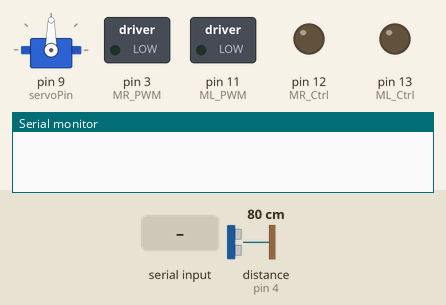
The sketch below on a simulated Arduino Uno, built with avr-gcc and run on an emulated ATmega328P. On the bench: servo, switched loads named in the sketch (green lamp = pin HIGH), output pins drawn as LEDs (lit = HIGH), the last lines printed to the serial monitor. Wiring (inferred from the names in the program): servo: signal pin 9. Inputs (shaded band) come from the test bench; at power-on: distance to the obstacle (sensor on pin 4) 80 cm. The echo pulse lasts 58.3 µs per cm; random numbers use the default seed unless the sketch sets one; servo pulses on a pin are drawn as a servo (544–2400 µs = 0–180°); pins used as bus, display or sensor lines are not drawn.

Above: at 1.7 s.
1.8 s: "M\n" received over Serial
At 2.9 s:
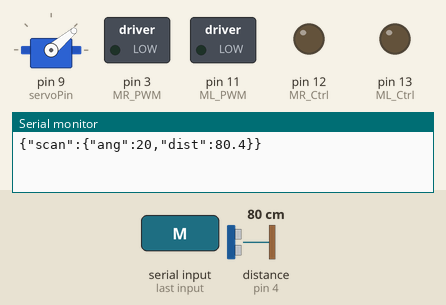
4.8 s: byte 83 ('S') received over Serial
6.8 s: "F\n" received over Serial
At 7.1 s:
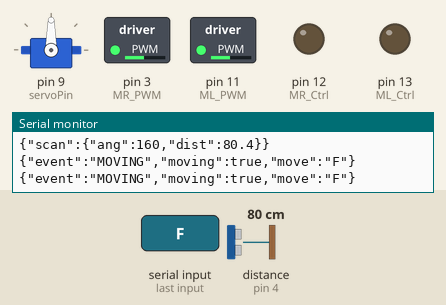
8.3 s: byte 50 ('2') received over Serial
At 9.5 s:
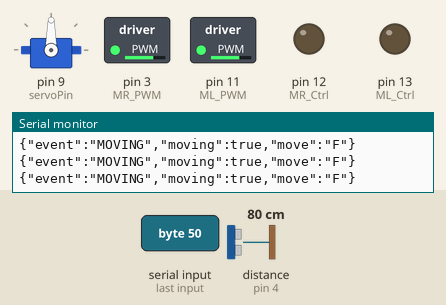
9.8 s: byte 51 ('3') received over Serial
At 10.7 s:
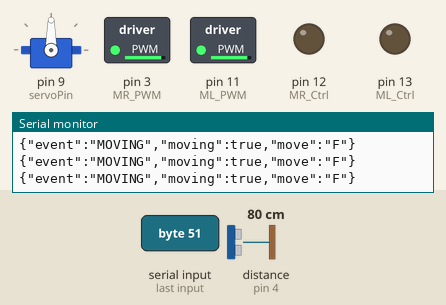
11.3 s: "B\n" received over Serial
At 11.8 s:
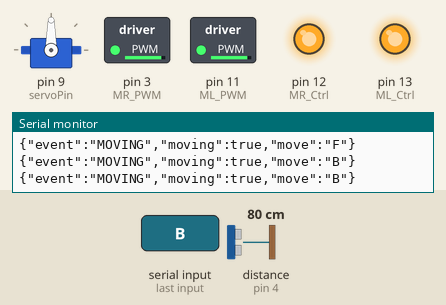
Timing chart, 0 to 13.8 s (numbered marks = the images above; inputs shaded):
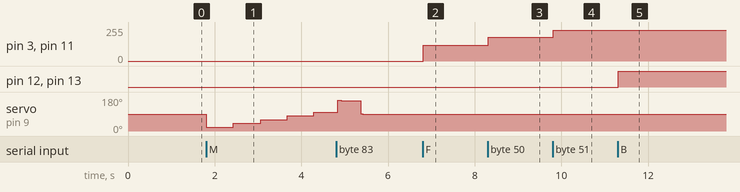

The sketch:

PanchitoTank.ino
```cpp
// ============================================================
// Panchito Explorer - Keyestudio Mini Tank Robot V2.0
// Bluetooth + velocidad + aviso de pared + bateria opcional
//
// Comandos desde la app:
//   F = adelante
//   B = atras
//   L = izquierda
//   R = derecha
//   S = stop
//   1 / V1 = velocidad baja
//   2 / V2 = velocidad media
//   3 / V3 = velocidad alta
//   Y = seguidor ultrasonico
//   A = modo automatico / evasion de obstaculos
//   U = evasion de obstaculos
//   X = seguidor de luz
//   M = escaneo de muros
// ============================================================

#define SCL_Pin A5
#define SDA_Pin A4
#define ML_Ctrl 13
#define ML_PWM  11
#define MR_Ctrl 12
#define MR_PWM   3
#define Trig     5
#define Echo     4
#define servoPin 9
#define light_L_Pin A1
#define light_R_Pin A2

// Para bateria real necesitas divisor resistivo hacia A3.
// Si no lo tienes conectado, deja ENABLE_BATTERY_READ en 0.
#define BATTERY_PIN A3
#define ENABLE_BATTERY_READ 0

const int OBSTACLE_STOP_CM = 20;
const int SPEED_LOW = 120;
const int SPEED_MED = 180;
const int SPEED_HIGH = 230;

// Ajusta estos valores si instalas medicion de bateria.
// Para 2 baterias 18650: 6.4V bajo, 8.4V lleno.
const float BATTERY_MIN_V = 6.4;
const float BATTERY_MAX_V = 8.4;
const float BATTERY_DIVIDER_RATIO = 2.0;

unsigned char start01[] = {0x01,0x02,0x04,0x08,0x10,0x20,0x40,0x80,0x80,0x40,0x20,0x10,0x08,0x04,0x02,0x01};
unsigned char front[]   = {0x00,0x00,0x00,0x00,0x00,0x24,0x12,0x09,0x12,0x24,0x00,0x00,0x00,0x00,0x00,0x00};
unsigned char back[]    = {0x00,0x00,0x00,0x00,0x00,0x24,0x48,0x90,0x48,0x24,0x00,0x00,0x00,0x00,0x00,0x00};
unsigned char left[]    = {0x00,0x00,0x00,0x00,0x00,0x00,0x44,0x28,0x10,0x44,0x28,0x10,0x44,0x28,0x10,0x00};
unsigned char right[]   = {0x00,0x10,0x28,0x44,0x10,0x28,0x44,0x10,0x28,0x44,0x00,0x00,0x00,0x00,0x00,0x00};
unsigned char STOP01[]  = {0x2E,0x2A,0x3A,0x00,0x02,0x3E,0x02,0x00,0x3E,0x22,0x3E,0x00,0x3E,0x0A,0x0E,0x00};
unsigned char clear[]   = {0x00,0x00,0x00,0x00,0x00,0x00,0x00,0x00,0x00,0x00,0x00,0x00,0x00,0x00,0x00,0x00};

char bluetooth_val = 'S';
int velocidadPWM = SPEED_LOW;
int pulsewidth;
int flag = 0;
int left_light = 0;
int right_light = 0;
unsigned long lastTelemetryMs = 0;
unsigned long lastMotionReportMs = 0;
char lastReportedMove = '?';

void setup() {
  Serial.begin(9600);

  pinMode(Trig, OUTPUT);
  pinMode(Echo, INPUT);
  pinMode(ML_Ctrl, OUTPUT);
  pinMode(ML_PWM, OUTPUT);
  pinMode(MR_Ctrl, OUTPUT);
  pinMode(MR_PWM, OUTPUT);
  pinMode(servoPin, OUTPUT);
  pinMode(SCL_Pin, OUTPUT);
  pinMode(SDA_Pin, OUTPUT);
  pinMode(light_L_Pin, INPUT);
  pinMode(light_R_Pin, INPUT);
  pinMode(BATTERY_PIN, INPUT);

  procedure(90);
  matrix_display(clear);
  matrix_display(start01);
  Car_Stop(false);
}

void loop() {
  leerBluetooth();

  switch (bluetooth_val) {
    case 'F':
      Car_front();
      matrix_display(front);
      break;
    case 'B':
      Car_back();
      matrix_display(back);
      break;
    case 'L':
      Car_left();
      matrix_display(left);
      break;
    case 'R':
      Car_right();
      matrix_display(right);
      break;
    case 'S':
      Car_Stop(false);
      matrix_display(STOP01);
      break;
    case 'Y':
      matrix_display(start01);
      follow();
      bluetooth_val = 'S';
      break;
    case 'A':
    case 'U':
      matrix_display(start01);
      avoid();
      bluetooth_val = 'S';
      break;
    case 'X':
      matrix_display(start01);
      light_track();
      bluetooth_val = 'S';
      break;
    case 'M':
      scanWalls();
      bluetooth_val = 'S';
      break;
  }

  enviarTelemetriaCadaSegundo();
}

void leerBluetooth() {
  while (Serial.available() > 0) {
    char c = Serial.read();
    if (c == '\n' || c == '\r') continue;

    if (c == 'V' || c == 'v') {
      unsigned long start = millis();
      while (!Serial.available() && millis() - start < 50) {}
      if (Serial.available()) {
        char nivel = Serial.read();
        cambiarVelocidad(nivel);
      }
      continue;
    }

    if (c == '1' || c == '2' || c == '3') {
      cambiarVelocidad(c);
      continue;
    }

    bluetooth_val = c;
  }
}

void cambiarVelocidad(char nivel) {
  if (nivel == '1') velocidadPWM = SPEED_LOW;
  else if (nivel == '2') velocidadPWM = SPEED_MED;
  else if (nivel == '3') velocidadPWM = SPEED_HIGH;

  Serial.print("{\"speed\":");
  Serial.print(velocidadPWM);
  Serial.println("}");
}

void follow() {
  flag = 0;
  while (flag == 0) {
    float distance = checkdistance();

    if (distance >= 20 && distance <= 60) {
      Car_front(false);
      matrix_display(front);
    } else if (distance > 10 && distance < 20) {
      Car_Stop();
      matrix_display(STOP01);
    } else if (distance <= 10) {
      Car_back(false);
      matrix_display(back);
    } else {
      Car_Stop();
      matrix_display(STOP01);
    }

    revisarSalidaModo();
    enviarTelemetriaCadaSegundo();
  }
}

void avoid() {
  flag = 0;
  while (flag == 0) {
    int random2 = random(1, 100);
    float a = checkdistance();

    if (a < OBSTACLE_STOP_CM) {
      Car_Stop();
      delay(200);

      procedure(160);
      float a1 = 0;
      for (int j = 0; j < 5; j++) a1 = checkdistance();
      delay(100);

      procedure(20);
      float a2 = 0;
      for (int k = 0; k < 5; k++) a2 = checkdistance();
      delay(100);

      procedure(90);

      if (a1 < 50 || a2 < 50) {
        if (a1 > a2) {
          Car_left(true);
          delay(500);
        } else {
          Car_right(true);
          delay(500);
        }
      } else {
        if (random2 % 2 == 0) {
          Car_left(true);
          delay(500);
        } else {
          Car_right(true);
          delay(500);
        }
      }
    } else {
      Car_front(false);
    }

    revisarSalidaModo();
    enviarTelemetriaCadaSegundo();
  }
}

void light_track() {
  flag = 0;
  while (flag == 0) {
    left_light = analogRead(light_L_Pin);
    right_light = analogRead(light_R_Pin);

    if (left_light > 650 && right_light > 650) Car_front(false);
    else if (left_light > 650 && right_light <= 650) Car_left(true);
    else if (left_light <= 650 && right_light > 650) Car_right(true);
    else Car_Stop(true);

    revisarSalidaModo();
    enviarTelemetriaCadaSegundo();
  }
}

void scanWalls() {
  flag = 0;
  Car_Stop(false);

  while (flag == 0) {
    for (int ang = 20; ang <= 160; ang += 20) {
      procedure(ang);
      float dist = checkdistance();
      enviarScan(ang, dist);
      revisarSalidaModo();
      if (flag == 1) break;
      delay(80);
    }

    for (int ang = 160; ang >= 20; ang -= 20) {
      procedure(ang);
      float dist = checkdistance();
      enviarScan(ang, dist);
      revisarSalidaModo();
      if (flag == 1) break;
      delay(80);
    }

    enviarTelemetriaCadaSegundo();
  }

  procedure(90);
}

void revisarSalidaModo() {
  if (Serial.available()) {
    char c = Serial.read();
    if (c == 'S') {
      flag = 1;
      bluetooth_val = 'S';
      Car_Stop();
    } else if (c == '1' || c == '2' || c == '3') {
      cambiarVelocidad(c);
    } else {
      bluetooth_val = c;
    }
  }
}

float checkdistance() {
  digitalWrite(Trig, LOW);
  delayMicroseconds(2);
  digitalWrite(Trig, HIGH);
  delayMicroseconds(10);
  digitalWrite(Trig, LOW);

  unsigned long duration = pulseIn(Echo, HIGH, 30000);
  if (duration == 0) return 999;
  return duration / 58.00;
}

void procedure(int myangle) {
  for (int i = 0; i <= 25; i++) {
    pulsewidth = myangle * 11 + 500;
    digitalWrite(servoPin, HIGH);
    delayMicroseconds(pulsewidth);
    digitalWrite(servoPin, LOW);
    delay(20 - pulsewidth / 1000);
  }
}

void Car_front() {
  Car_front(true);
}

void Car_front(bool revisarObstaculo) {
  if (revisarObstaculo) {
    float d = checkdistance();
    if (d > 0 && d < OBSTACLE_STOP_CM) {
      Car_Stop();
      Serial.println("{\"event\":\"OBSTACLE\",\"moving\":false,\"move\":\"S\"}");
      return;
    }
  }

  digitalWrite(MR_Ctrl, LOW);
  analogWrite(MR_PWM, velocidadPWM);
  digitalWrite(ML_Ctrl, LOW);
  analogWrite(ML_PWM, velocidadPWM);
  reportMotion('F', true);
}

void Car_back() {
  Car_back(true);
}

void Car_back(bool avisar) {
  digitalWrite(MR_Ctrl, HIGH);
  analogWrite(MR_PWM, velocidadPWM);
  digitalWrite(ML_Ctrl, HIGH);
  analogWrite(ML_PWM, velocidadPWM);
  if (avisar) reportMotion('B', true);
}

void Car_left() {
  Car_left(true);
}

void Car_left(bool avisar) {
  digitalWrite(MR_Ctrl, LOW);
  analogWrite(MR_PWM, velocidadPWM);
  digitalWrite(ML_Ctrl, HIGH);
  analogWrite(ML_PWM, velocidadPWM);
  if (avisar) reportMotion('L', true);
}

void Car_right() {
  Car_right(true);
}

void Car_right(bool avisar) {
  digitalWrite(MR_Ctrl, HIGH);
  analogWrite(MR_PWM, velocidadPWM);
  digitalWrite(ML_Ctrl, LOW);
  analogWrite(ML_PWM, velocidadPWM);
  if (avisar) reportMotion('R', true);
}

void Car_Stop() {
  Car_Stop(true);
}

void Car_Stop(bool avisar) {
  digitalWrite(MR_Ctrl, LOW);
  analogWrite(MR_PWM, 0);
  digitalWrite(ML_Ctrl, LOW);
  analogWrite(ML_PWM, 0);
  if (avisar) reportMotion('S', false);
}

void reportMotion(char move, bool moving) {
  unsigned long now = millis();
  if (move == lastReportedMove && now - lastMotionReportMs < 250) return;

  lastReportedMove = move;
  lastMotionReportMs = now;

  Serial.print("{\"event\":\"");
  Serial.print(moving ? "MOVING" : "STOP");
  Serial.print("\",\"moving\":");
  Serial.print(moving ? "true" : "false");
  Serial.print(",\"move\":\"");
  Serial.print(move);
  Serial.println("\"}");
}

void enviarTelemetriaCadaSegundo() {
  if (millis() - lastTelemetryMs < 1000) return;
  lastTelemetryMs = millis();

  int bat = leerBateriaPorcentaje();
  if (bat >= 0) {
    Serial.print("{\"b\":");
    Serial.print(bat);
    Serial.println("}");
  }
}

int leerBateriaPorcentaje() {
  if (ENABLE_BATTERY_READ == 0) return -1;

  int raw = analogRead(BATTERY_PIN);
  float voltagePin = raw * (5.0 / 1023.0);
  float voltageBattery = voltagePin * BATTERY_DIVIDER_RATIO;
  int pct = (int)((voltageBattery - BATTERY_MIN_V) * 100.0 / (BATTERY_MAX_V - BATTERY_MIN_V));
  return constrain(pct, 0, 100);
}

void enviarScan(int ang, float dist) {
  Serial.print("{\"scan\":{\"ang\":");
  Serial.print(ang);
  Serial.print(",\"dist\":");
  Serial.print(dist, 1);
  Serial.println("}}");
}

void matrix_display(unsigned char matrix_value[]) {
  IIC_start();
  IIC_send(0xc0);
  for (int i = 0; i < 16; i++) IIC_send(matrix_value[i]);
  IIC_end();
  IIC_start();
  IIC_send(0x8A);
  IIC_end();
}

void IIC_start() {
  digitalWrite(SCL_Pin, HIGH);
  delayMicroseconds(3);
  digitalWrite(SDA_Pin, HIGH);
  delayMicroseconds(3);
  digitalWrite(SDA_Pin, LOW);
  delayMicroseconds(3);
}

void IIC_send(unsigned char send_data) {
  for (char i = 0; i < 8; i++) {
    digitalWrite(SCL_Pin, LOW);
    delayMicroseconds(3);
    digitalWrite(SDA_Pin, (send_data & 0x01) ? HIGH : LOW);
    delayMicroseconds(3);
    digitalWrite(SCL_Pin, HIGH);
    delayMicroseconds(3);
    send_data >>= 1;
  }
}

void IIC_end() {
  digitalWrite(SCL_Pin, LOW);
  delayMicroseconds(3);
  digitalWrite(SDA_Pin, LOW);
  delayMicroseconds(3);
  digitalWrite(SCL_Pin, HIGH);
  delayMicroseconds(3);
  digitalWrite(SDA_Pin, HIGH);
  delayMicroseconds(3);
}
```

Measured:
- after the input at 1.8 s, servo on pin 9 (servoPin): 90° → 20° at once, → 40° 0.63 s later, → 60° 0.63 s later, → 80° 0.61 s later, … (5 changes in this stretch)
- after the input at 6.8 s, pin 3 (MR_PWM), pin 11 (ML_PWM): 0/255 → 120/255 at once
- after the input at 8.3 s, pin 3 (MR_PWM), pin 11 (ML_PWM): 120/255 → 180/255 at once
- after the input at 9.8 s, pin 3 (MR_PWM), pin 11 (ML_PWM): 180/255 → 230/255 at once
- after the input at 11.3 s, pin 12 (MR_Ctrl), pin 13 (ML_Ctrl): LOW → HIGH at once
